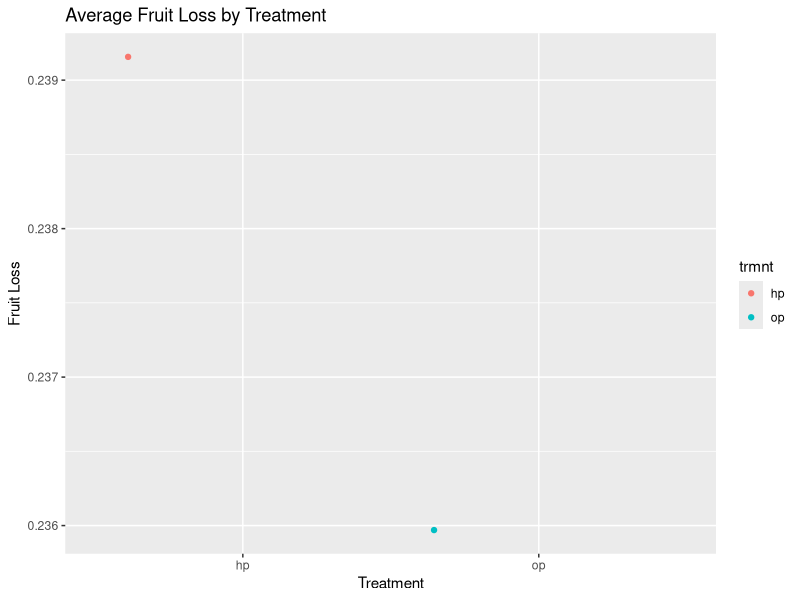
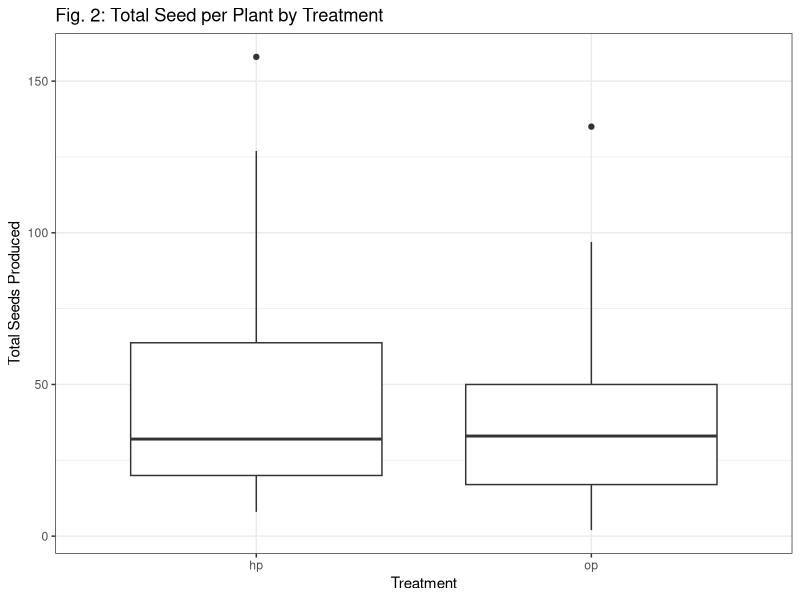
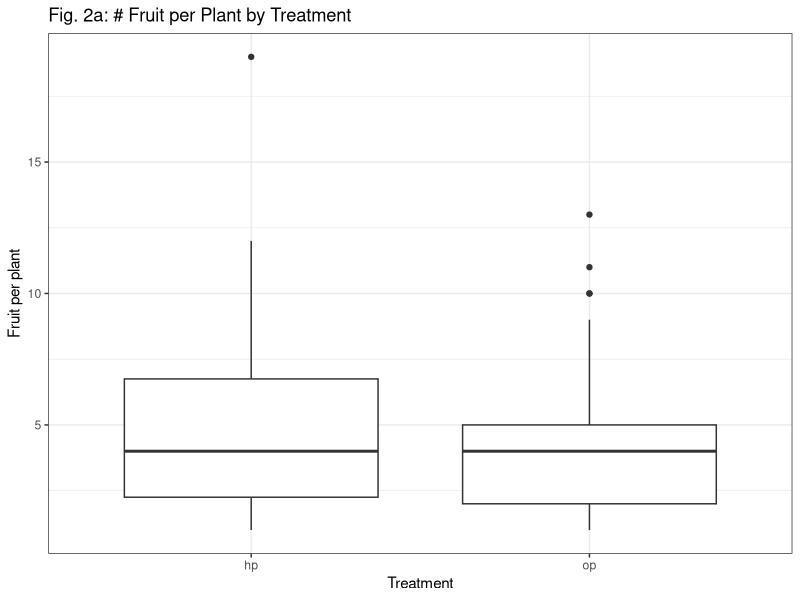
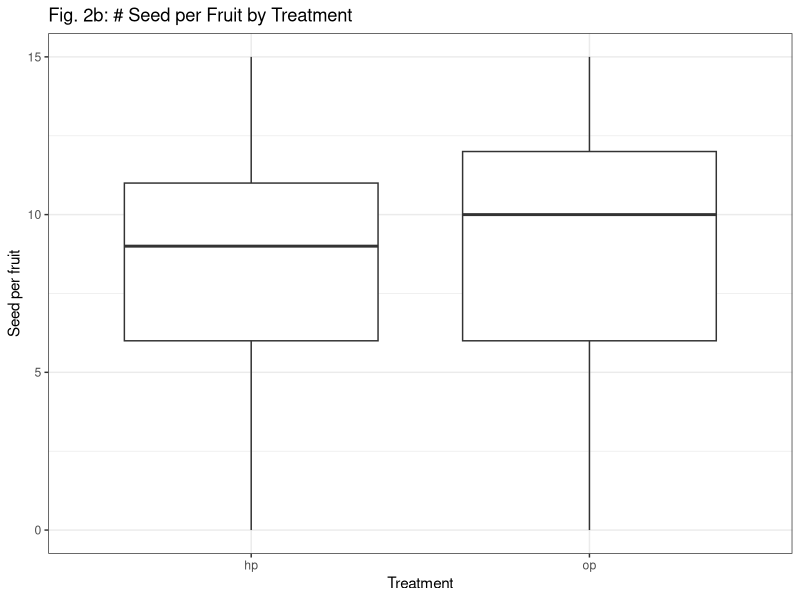
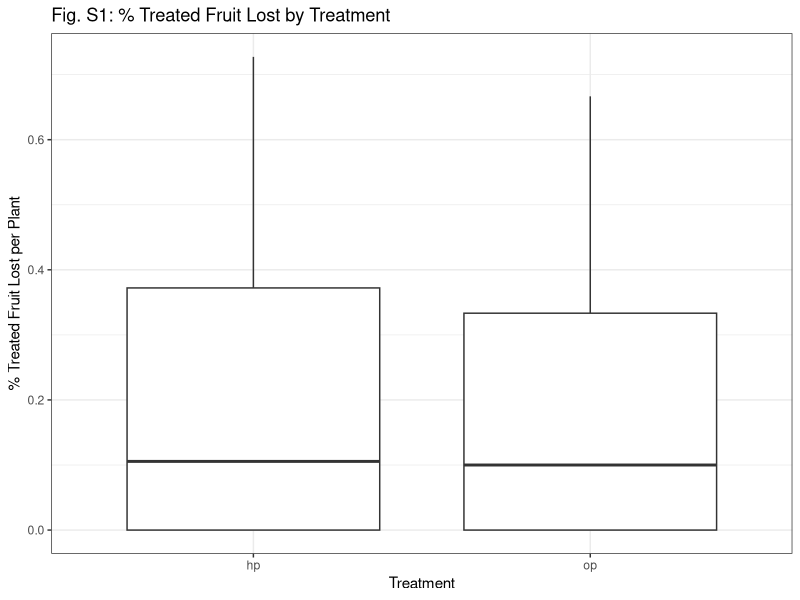
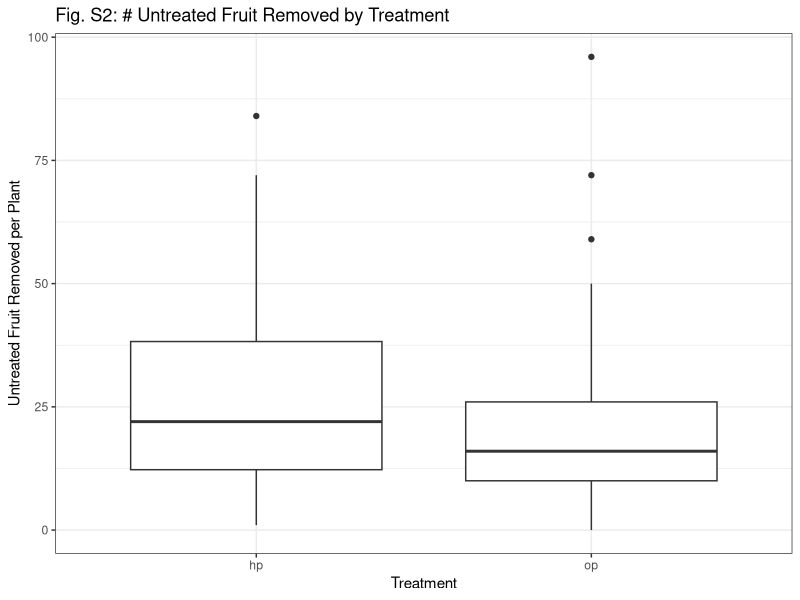
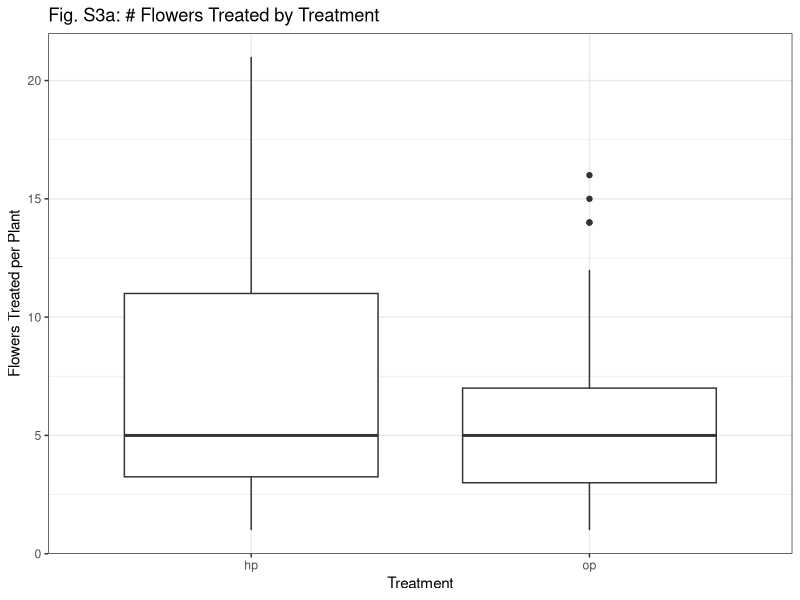
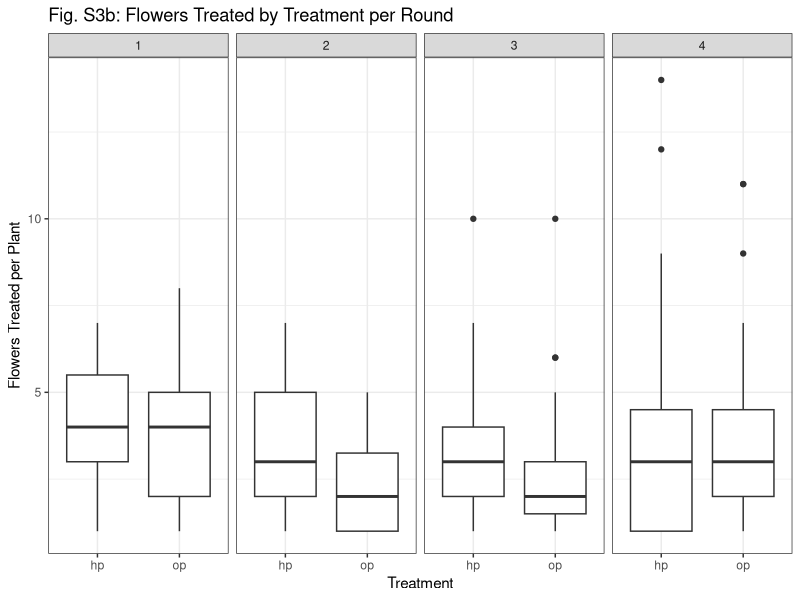

Reproduce these figures in R, in order. (Note: this script raises an error after producing the figures.)
### Jan 2019 code
#### data for summary tables and results section
library(tidyverse)
pollination<-read.csv("data/pollination_2017_pp_plant_trait.csv")
#upload seed data merged with the environmental data
seed_land<-read.csv("data/seed_land.csv")
seed_land<-seed_land%>%filter(plot=="hi")

# # of distinct plants used
pollination<-pollination%>%filter(plot=="hi")
n_distinct(pollination$ID) # of distinct plants

pollination%>% group_by(trmnt)%>% summarize(n_plants=n_distinct(ID)) # of times treated

# # of distinct plants we collected seed from
n_distinct(seed_land$ID)

# seed and fruit data summary
seed_tbl<-seed_land%>%
  filter(plot=="hi")%>% # select only the hi density plots
  group_by(trmnt)%>%
  summarise(n_plants=n_distinct(ID),n_fruit=n(),avg_seed=mean(total.seeds),median=median(total.seeds), 
                    sd=sd(total.seeds), var=var(total.seeds))
seed_tbl
mean(seed_tbl$n_fruit)
nrow(seed_land)


tot_seed_tbl<-seed_land%>%
  filter(plot=="hi")%>%
  group_by(trmnt,ID)%>%
  summarise(sum_seeds=sum(total.seeds), n_fruit=n())%>%
  group_by(trmnt)%>%
  summarise(n_plants=n(),total_fruit=sum(n_fruit),
            avg_n_fruit=mean(n_fruit), total_seeds=sum(sum_seeds),
            avg_sum_seeds=mean(sum_seeds), med_sum_seeds=median(sum_seeds),
            seeds_fruit=total_seeds/total_fruit,
            avg_seeds_fruit=avg_sum_seeds/avg_n_fruit)


# table of flowers treated, fruit recovered, and %fruit loss
flower_tbl<-seed_land%>%
  filter(plot=="hi")%>%
  group_by(trmnt,ID,round)%>%
  summarize(n_fruit=n(), n_flowers=(sum(flowers)/n()))%>%
  group_by(trmnt)%>%
    summarise(n_fruit_collected=sum(n_fruit),n_flowers_treated=sum(n_flowers),
              avg_fruit_coll=mean(n_fruit),avg_flowers_treated=mean(n_flowers),
              medfruit_coll=median(n_fruit),med_flowers_treated=median(n_flowers),
              frt_loss=1-(n_fruit_collected/n_flowers_treated))
ggplot(flower_tbl, aes(trmnt ,frt_loss, color=trmnt)) +geom_jitter()+ 
  labs(x="Treatment" ,y="Fruit Loss")+
  ggtitle("Average Fruit Loss by Treatment")

## table for untreated frt removal
mean_frt_rem<-seed_land%>%
  group_by(trmnt,ID,round)%>%
  summarize(frt_rem=(sum(frt_removed))/n())%>%
  group_by(trmnt,ID)%>%
  summarize(tot_frt_rem=sum(frt_rem))%>%
  group_by(trmnt)%>%
  summarize(mean_frt_rem=mean(tot_frt_rem), med_frt_rem=median(tot_frt_rem))

### PLOTS####



# fig 2. Boxplots of two treatments

#total seeds produced across all fruits collected for a plant 
seed_land%>%group_by(trmnt, ID)%>%
  summarize(sum_seed=sum(total.seeds))%>%
  ggplot(aes(trmnt ,sum_seed ))+geom_boxplot()+ theme_bw()+
  labs(x="Treatment" ,y="Total Seeds Produced")+
  ggtitle("Fig. 2: Total Seed per Plant by Treatment")
####

### Supplemental plots####

#fruits per plant
seed_land%>%
group_by(ID,trmnt)%>%
  summarize(n_fruit=n())%>%
  ggplot(aes(trmnt ,n_fruit)) +geom_boxplot()+ theme_bw()+
  labs(x="Treatment" ,y="Fruit per plant")+
  ggtitle("Fig. 2a: # Fruit per Plant by Treatment")
#seeds per fruit per plant
seed_land%>%
  ggplot(aes(trmnt ,total.seeds)) +geom_boxplot()+ theme_bw()+
  labs(x="Treatment" ,y="Seed per fruit")+
  ggtitle("Fig. 2b: # Seed per Fruit by Treatment")


#% treated fruit lost
seed_land%>%group_by(trmnt,ID,round)%>%
  summarize(n_fruit=n(), n_flowers=(sum(flowers)/n()))%>%
  group_by(trmnt,ID)%>%
  summarize(sum_fruit=sum(n_fruit), sum_flowers=sum(n_flowers),
            fruit_loss=1-(sum_fruit)/(sum_flowers))%>%
  ggplot(aes(trmnt ,fruit_loss))+geom_boxplot()+ theme_bw()+
  labs(x="Treatment" ,y="% Treated Fruit Lost per Plant")+
  ggtitle("Fig. S1: % Treated Fruit Lost by Treatment")
#supplement table 

# # fruit removed by trmnt
seed_land%>%
  group_by(trmnt,ID,round)%>%
  summarize(frt_rem=(sum(frt_removed))/n())%>%
  group_by(trmnt,ID)%>%
  summarize(tot_frt_rem=sum(frt_rem))%>%
  ggplot(aes(trmnt ,tot_frt_rem)) +geom_boxplot()+ theme_bw()+
  labs(x="Treatment" ,y="Untreated Fruit Removed per Plant")+
  ggtitle("Fig. S2: # Untreated Fruit Removed by Treatment")


## flower production total
seed_land%>%group_by(trmnt,ID,round)%>%
  summarize(n_fruit=n(), n_flowers=(sum(flowers)/n()))%>%
  group_by(trmnt,ID)%>%
  summarize(sum_fruit=sum(n_fruit), sum_flowers=sum(n_flowers),
            fruit_loss=1-(sum_fruit)/(sum_flowers))%>%
  ggplot(aes(trmnt ,sum_flowers))+geom_boxplot()+ theme_bw()+
  labs(x="Treatment" ,y="Flowers Treated per Plant")+
  ggtitle("Fig. S3a: # Flowers Treated by Treatment")



#3b
## flower production by round
seed_land%>%group_by(trmnt,ID,round)%>%
  summarize(n_fruit=n(), n_flowers=(sum(flowers)/n()))%>%
  ggplot(aes(trmnt ,n_flowers))+geom_boxplot()+ 
  facet_grid(.~round)+
theme_bw()+
  labs(x="Treatment" ,y="Flowers Treated per Plant")+
  ggtitle("Fig. S3b: Flowers Treated by Treatment per Round")
  
 ### didn't really change
  
  ##############
###############################
#pre 2019 code ## 
# Mostly tables but some plots
#########
  ### Pollinated Ovules /  Fruit

trmnt_tbl<-seed_land%>%
  group_by(round, ID,trmnt)%>%
  summarise(n_fruit=n(),n_flowers=sum(unique(flowers)),
            frt_loss=(1-(n_fruit/n_flowers)))%>% 
  group_by(ID,trmnt)%>%
  summarise(n_fruit=sum(n_fruit),n_flowers=sum(n_flowers),
            frt_loss=1-(n_fruit/n_flowers))=
  group_by(trmnt)%>%
  summarise(n_fruit=sum(n_fruit),n_flowers=sum(n_flowers),
            frt_loss=(1-(n_fruit/n_flowers))) 
  
ggplot(trmnt_tbl, aes(trmnt ,frt_loss, color=trmnt)) +geom_jitter()+ 
  labs(x="Treatment" ,y="Fruit Loss")+
  ggtitle("Average Fruit Loss by Treatment")


# table of mean, median, variance in poll_ovules

### These numbers seem to match Lee & Bazzaz 1982:
### Control plants in their study (no fruit removal) matured fruit w/ avg 11.3 ov and 11.1 devo seeds
### Plants with highest level of fruit removal (80% fruit removed) matured fruit w/ avg 9.9 ov and 8.2 seeds

### Other nuggets of info:
### We collected more HP fruit than OP fruit
### OP fruit had, on average, .5 more ovules than HP fruit.


# Pollinated Ovules/Total Ovules / Fruit

pollratio_tbl<-summarise(seed_land,fruit_count=n(), avg_pol=mean(poll_ovules/total.ovules), med_pol=median(poll_ovules/total.ovules),
                         var_pol=var(poll_ovules/total.ovules), sd_pol=sd(poll_ovules/total.ovules), 
                         coef_var_pol=(sd_pol/avg_pol))

pollratio_tbl



# Pollen Limitation (Total Ovules - Pollinated Ovules) / Fruit


pl_tbl<-summarise(seed_land,n_fruit=n(), avg=mean(poll_lim),median=median(poll_lim), 
                  sd=sd(poll_lim), var=var(poll_lim),coef_var=sd/avg)
pl_tbl




############
##### Site Response Variable Tables


#Total Seeds / Site

#Seeds collected per site

seed_site_total<- seed_land %>%
  group_by(site) %>%
  summarise(fruit_count = n(), seeds=sum(total.seeds),avg_seeds=mean(total.seeds), med_seeds=median(total.seeds),
            sd_seeds=sd(total.seeds), var_seeds=var(total.seeds))
seed_site_total

### seeds collected per site, round, and treatment

seed_site<- seed_land %>%
  group_by(site,prop.c,round,trmnt) %>%
  summarise(fruit_count = n(), seeds=sum(total.seeds),avg_seeds=mean(total.seeds), med_seeds=median(total.seeds),
            sd_seeds=sd(total.seeds), var_seeds=var(total.seeds))

seed_site



#Pollen Limitation / Site Table + Scatter plots

#Degree of pollen limitation (Poll ovules - total ovules) per fruit at the site level

### Pollen Limitation by site and round
pl_site<- seed_land %>%
  group_by(site,prop.c,trmnt) %>%
  summarise(fruit_count = n(), avg_pl=mean(poll_lim), med_pl=median(poll_lim),
            var_pl=var(poll_lim), sd_pl=sd(poll_lim), coef_var_pl=(sd_pl/avg_pl))


#ggplot(pl/site, aes(reorder(site,prop.c), avg_pl)) + geom_violin(draw_quantiles=.5) +ggtitle("avgPL by Site")
ggplot(pl_site, aes(prop.c,avg_pl,color=trmnt)) +geom_jitter() +
  ggtitle("Avg PL by % Development")+geom_smooth(method=lm,se=FALSE)

ggplot(pl_site, aes(prop.c,med_pl, color=trmnt)) +geom_point() +
  ggtitle("Med PL by % Development") +geom_smooth(method=lm,se=FALSE)


ggplot(pl_site, aes(prop.c,var_pl, color=trmnt)) +geom_point()+
  geom_smooth(method=lm, se=FALSE) +ggtitle("Variance in PL by % Development")


ggplot(pl_site, aes(prop.c,coef_var_pl)) +geom_point(aes(color=site)) +ggtitle("CV of PL by % Development")



####
# Pollinated Ovules / Site Table

#Number Ovules pollinated in a fruit at the site level

####
pol_ov_site<- seed_land %>%
  group_by(site,prop.c) %>%
  summarise(fruit_count = n(), avg_pol=mean(poll_ovules), med_pol=median(poll_ovules),
            var_pol=var(poll_ovules), sd_pol=sd(poll_ovules), coef_var_pol=(sd_pol/avg_pol))


ggplot(pol_ov_site, aes(prop.c,avg_pol)) +geom_point(aes(color=site)) +ggtitle("Avg Pol Ov by % Development")

ggplot(pol_ov_site, aes(prop.c,med_pol)) +geom_point(aes(color=site)) +ggtitle("Med Poll Ov by % Development")

ggplot(pol_ov_site, aes(prop.c,var_pol)) +geom_point(aes(color=site)) +ggtitle("Variance in Pol Ov by % Development")

ggplot(pol_ov_site, aes(prop.c,coef_var_pol)) +geom_point(aes(color=site)) +ggtitle("CV of Pol Ov by % Development")


# Pollinated Ovule/Virgin Ovules / Site & % Developed

#The proportion of available ovules pollinated in a fruit at the site level


polr_Site<- seed_land %>%
  group_by(site,prop.c,trmnt) %>%
  summarise(fruit_count=n(), avg_pol=mean(poll_ovules/total.ovules), med_pol=median(poll_ovules/total.ovules),
            var_pol=var(poll_ovules/total.ovules), sd_pol=sd(poll_ovules/total.ovules), 
            coef_var_pol=(sd_pol/avg_pol))



ggplot(pol_ratio_site , aes(prop.c,avg_pol)) +geom_point(aes(color=site))  

+ggtitle("Avg Pol Ratio by % Development")

ggplot(pol_ratio_site, aes(prop.c,med_pol)) +geom_point(aes(color=site)) +ggtitle("Med Poll Ov Ratio by % Development")

ggplot(pol_ratio_site, aes(prop.c,var_pol)) +geom_point(aes(color=site)) +ggtitle("Variance in Pol Ov Ratio by % Development")

ggplot(pol_ratio_site, aes(prop.c,coef_var_pol)) +geom_point(aes(color=site)) +ggtitle("CV of Pol Ov Ratio by % Development")           

######################################
# Big ole tables of response variables-->
#  Treatment/Site & % Developed
 # & Treatment/Site x Round & % Devo
####################################

### The ratio of pollinated ovules/total ovules and total - pollinated responses are decreasing 
### with increasing agricultural development around site.
### let's look at how treatments are influencing these results

### First let's build a big table including all response variables

#Running avg, med, var for each response variable:
# Pollinated Ovules/TOtal Ovules (pr), TotOv-PolOv (Topo), pollinated ovules (polov), and seed (seed)
### Maybe add total.seeds/total.ovules (so)??


trmnt_sitexx<- seed_land %>%# initially group by ID
  group_by(site,prop.c,plot,trmnt,ID) %>%
  summarise(fruit_count=n(), avg_pr=mean(poll_ovules/total.ovules), med_pr=median(poll_ovules/total.ovules),
            var_pr=var(poll_ovules/total.ovules), avg_topo=mean(total.ovules-poll_ovules),
           var_topo=var(total.ovules-poll_ovules),
            avg_polov=mean(poll_ovules), var_polov=var(poll_ovules), 
            avg_seed=mean(total.seeds), var_seed= var(total.seeds),avg_so=mean(total.seeds/total.ovules),
           var_so=var(total.seeds/total.ovules))%>%
#Now filter out plant with 1 observation, as these observations may skew the data
filter(fruit_count>1) %>%
  filter(plot=="hi")%>%
  group_by(site, prop.c,plot,trmnt)%>%
  summarise(fruit_count=sum(fruit_count), avg_pr=mean(avg_pr), med_pr=median(med_pr), 
            var_pr=mean(var_pr), avg_topo=mean(avg_topo), var_topo=mean(var_topo), 
            avg_polov=mean(avg_polov), var_polov=mean(var_polov), 
            avg_seed=mean(avg_seed), var_seed= mean(var_seed), avg_so=mean(avg_so), var_so=mean(var_so))


### Same table, but keep plants with 1 fruit
trmnt_site_1<- seed_land %>%# initially group by ID
  group_by(site,prop.c,plot,trmnt) %>%
  summarise(fruit_count=n(), avg_pr=mean(poll_ovules/total.ovules), med_pr=median(poll_ovules/total.ovules),
            var_pr=var(poll_ovules/total.ovules), avg_topo=mean(total.ovules-poll_ovules),
            var_topo=var(total.ovules-poll_ovules),
            avg_polov=mean(poll_ovules), var_polov=var(poll_ovules), 
            avg_seed=mean(total.seeds), var_seed= var(total.seeds), avg_so=mean(total.seeds/total.ovules),
            var_so=var(total.seeds/total.ovules))

#### Same tables, but with round also included

trmnt_site_rd<- seed_land %>%# initially group by ID
  group_by(site,round, prop.c,trmnt,ID) %>%
  summarise(fruit_count=n(), avg_pr=mean(poll_ovules/total.ovules), med_pr=median(poll_ovules/total.ovules),
            var_pr=var(poll_ovules/total.ovules), avg_topo=mean(total.ovules-poll_ovules),
            var_topo=var(total.ovules-poll_ovules),
            avg_polov=mean(poll_ovules), var_polov=var(poll_ovules), 
            avg_seed=mean(total.seeds), var_seed= var(total.seeds), avg_so=mean(total.seeds/total.ovules),
            var_so=var(total.seeds/total.ovules))%>%
  #Now filter out plant with 1 observation, as these observations may skew the data
  filter(fruit_count>1) %>%
  filter(plot=="hi")%>%
  group_by(site,round, prop.c,trmnt)%>%
  summarise(fruit_count=sum(fruit_count), avg_pr=mean(avg_pr), med_pr=median(med_pr), 
            var_pr=mean(var_pr), avg_topo=mean(avg_topo), var_topo=mean(var_topo), 
            avg_polov=mean(avg_polov), var_polov=mean(var_polov), 
            avg_seed=mean(avg_seed), var_seed= mean(var_seed),avg_so=mean(avg_so), var_so=mean(var_so))


### Same table, but keep plants with 1 fruit
trmnt_site_rd_1<- seed_land %>%# initially group by ID
  group_by(site,round,prop.c,trmnt) %>%
  summarise(fruit_count=n(), avg_pr=mean(poll_ovules/total.ovules), med_pr=median(poll_ovules/total.ovules),
            var_pr=var(poll_ovules/total.ovules), avg_topo=mean(total.ovules-poll_ovules),
            var_topo=var(total.ovules-poll_ovules),
            avg_polov=mean(poll_ovules), var_polov=var(poll_ovules), 
            avg_seed=mean(total.seeds), var_seed= var(total.seeds),avg_so=mean(total.seeds/total.ovules),
            var_so=var(total.seeds/total.ovules))

####################
#### Plots ####
########################
######

### Site only plots#####

#########
### Polr

### Plot of avg polr
ggplot(trmnt_sitexx, aes(prop.c,avg_pr, color=trmnt)) +geom_point()+
  ggtitle("Avg Pol Ratio by % Development") +geom_smooth(method=lm,se=FALSE)
### Intercept HP ~ .85, Intercept OP ~.9 
### Slope is slightly lower in op
### As prop.c increases avg polr (pollinated ovules/total Ovules) decreases
### this decrease is more intense in op but never crosses hp line
### Adding CIs shows significant overlap
### PR starts at difference of ~.05 between hp and op
### Or ~.55 fewer ovules for hp fruit
### This reduces down to a ~.01-.02 difference in hp and op PR at high develpment
### Or ~.11-.22 fewer ovules for hp fruit.


### Now compare if we drop single fruits
ggplot(trmnt_site, aes(prop.c,avg_pr, color=trmnt)) +geom_point()+
  ggtitle("Avg Pol Ratio by % Development") +geom_smooth(method=lm,se=FALSE)
### Now slopes are effectively equal. OP intercept is a little lower as well.
### Interpretation: pr in hp is ~ .03-.05 less than op. 
### There were ~11 total ovules per fruit, so this works out to ~.33-.55 fewer pollinated ovules in HP fruit
###
### Plot of var polr without dropping single fruit plants  
ggplot(trmnt_site_1, aes(prop.c,var_pr, color=trmnt)) +geom_point() +
  ggtitle("Variance in Pol Ov Ratio by % Development") +geom_smooth(method=lm, se=FALSE)
### Intercept higher for hp, indicating treating flowers added a small amount of variability
### but slope higher in op, leading to higher variability at higher prop.c
### So, prop.c had a marginally stronger effect on op plant PR. 
### had there been pollen limitation we would notice either a sharper slope for OP or a higher intercept
### in general variability seems low.
##


ggplot(trmnt_site, aes(prop.c,var_pr, color=trmnt)) +geom_point() +
  ggtitle("Variance in Pol Ov Ratio by % Development") +geom_smooth(method=lm, se=FALSE)

##Slope in HP plants almost 0. 
#Indicates there was just some variability inherent for treating across all propc
## Slope in op higher. Indicates variability grows with increasing prop.c, approaching variability in treating
# Intercepts ~ .043 HP and ~.0225 OP.
## Biggest change was to Staples, which seems to have had many single fruit plants 
# Takeaway: The amount of variability added by treatment exceeds that created by the gradient
# Prop. c didn't influence HP plants, indicating HP treatments were likely consistently effective
# BUT they seem to have been marginally detrimental to pollination of ovules.

###############
### Seed Set


ggplot(trmnt_site_1, aes(prop.c,avg_seed, color=trmnt)) +geom_point()+
  ggtitle("Avg Seed per fruit by % Development") +geom_smooth(method=lm,se=FALSE)
### INTERP:


### Now compare if we drop single fruits
ggplot(trmnt_sitexx, aes(prop.c,avg_seed, color=trmnt)) +geom_point()+
  ggtitle("Avg Seed per fruit by % Development") +geom_smooth(method=lm,se=FALSE)
### INTERP: ~.5 fewer seeds in hp at lowest pop.c, to 0 difference at highest prop.c
### HP treatment consistent, but either depressed sed set slightly 
### OR plant level effects and low sample size are skewing prop.c effect (probs a little of both)

ggplot(trmnt_site_1, aes(prop.c,var_seed, color=trmnt)) +geom_point() +
  ggtitle("Variance in seed per fruitRatio by % Development") +geom_smooth(method=lm, se=FALSE)
### INTERP: var same for op & hp at intercept but slope higher for op.
### hp treatment doesn't mute the effect of prop.c, small sample size may be skewing +plant level effects


ggplot(trmnt_site, aes(prop.c,var_seed, color=trmnt)) +geom_point() +
  ggtitle("Variance in seed/fruit % Development") +geom_smooth(method=lm, se=FALSE)
### Interp:
### Doesn't seem to be a relationship. lots of variability in one site.
### 


#########
##### topo 


ggplot(trmnt_site_1, aes(prop.c,avg_topo, color=trmnt)) +geom_point()+
  ggtitle("Avg total - pollinated ovules per fruit by % Development") +geom_smooth(method=lm,se=FALSE)
### INTERP: hp treatment fruit ~.4-.5 fewer ovules at low prop.c to .1 or less at high.


### Now compare if we drop single fruits
ggplot(trmnt_sitexx, aes(prop.c,avg_topo, color=trmnt)) +geom_point()+
  ggtitle("Avg total - pollinated ovules per fruit by % Development") +geom_smooth(method=lm,se=FALSE)
### INTERP: slopes decreased after dropping single fruits
### hp treatment fruit cosistently .3-.4 ovules fewer than op fruit

ggplot(trmnt_site_1, aes(prop.c,var_topo, color=trmnt)) +geom_point() +
  ggtitle("Variance in total- pollinated ovules per fruit by % Development") +geom_smooth(method=lm, se=FALSE)
### INTERP: Var increases for both treatments, slightly quicker for op.

ggplot(trmnt_site, aes(prop.c,var_topo, color=trmnt)) +geom_point() +
  ggtitle("Variance in Total -pollinated ovules per fruit by % Development") +geom_smooth(method=lm, se=FALSE)

### Interp: var higher in hp by a large amount once you get rid of singletons...
### topo may follow negative binomial; plot looks similar to averages
### so higher levels of topo have a higher level of variability **in general**
### We'll see if this holds


#####
## Polov


ggplot(trmnt_site_1, aes(prop.c,avg_polov, color=trmnt)) +geom_point()+
  ggtitle("Avg pollinated ovules per fruit by % Development") +geom_smooth(method=lm,se=FALSE)
### INTERP: 9 pollinated ovules per fruit in hp plants versus 10 at sites with low development
## much sharper slope in op plants


### Now compare if we drop single fruits
ggplot(trmnt_sitexx, aes(prop.c,avg_polov, color=trmnt)) +geom_point()+
  ggtitle("Avg pollinated ovules by % Development") +geom_smooth(method=lm,se=FALSE)
### INTERP: slopes decreased after dropping single fruits
### almost complete flat slope in hp fruits; about 8.7 ovules per fruit at all levels of prop.c
### compared to op frits that have about 9.6 ovules per fruit down to 8.7 at high prop.c 
### treatments were consistent, but slightly depressed seed set 
### OR site level effects are skewing that level of development
### OR plant level effects and who the fruit are coming form is drivng data
###

ggplot(trmnt_site_1, aes(prop.c,var_polov, color=trmnt)) +geom_point() +
  ggtitle("Variance in pollinated ovules by % Development") +geom_smooth(method=lm, se=FALSE)
### INTERP: var same for op & hp at intercept but slope higher for op.
### hp treatment doesn't mute the effect of prop.c, small sample size may be skewing +plant level effects


ggplot(trmnt_site, aes(prop.c,var_polov, color=trmnt)) +geom_point() +
  ggtitle("Variance in pollinated ovules by % Development") +geom_smooth(method=lm, se=FALSE)
### Interp: variance starts out low in op plants but shoots up over that of hp plants






###Site X Round plots

### topo

ggplot(trmnt_site_rd_1, aes(prop.c,avg_topo, color=trmnt)) +geom_point()+facet_grid(.~round)+
  ggtitle("Avg total - pollinated ovules per fruit by % Development") +geom_smooth(method=lm,se=FALSE)
### INTERP: All over the damn place


### Now compare if we drop single fruits
ggplot(trmnt_site_rd, aes(prop.c,avg_topo, color=trmnt)) +geom_point()+facet_grid(.~round)+
  ggtitle("Avg total - pollinated ovules per fruit by % Development") +geom_smooth(method=lm,se=FALSE)
### INTERP: 

ggplot(trmnt_site_rd_1, aes(prop.c,var_topo, color=trmnt)) +geom_point() +facet_grid(.~round)+
  ggtitle("Variance in total- pollinated ovules per fruit by % Development") +geom_smooth(method=lm, se=FALSE)
### INTERP: Variance in rd one hp fruit declines at higher values of prop.

ggplot(trmnt_site_rd, aes(prop.c,var_topo, color=trmnt)) +geom_point() +facet_grid(.~round)+
  ggtitle("Variance in Total -pollinated ovules per fruit by % Development") +geom_smooth(method=lm, se=FALSE)

########
### Polr

### Plot of avg polr


ggplot(trmnt_site_rd_1, aes(prop.c,avg_pr, color=trmnt)) +geom_point()+ facet_grid(.~round)+
  ggtitle("Avg Pol Ratio by % Development") +geom_smooth(method=lm,se=FALSE)

### 

### Now compare if we drop single fruits
ggplot(trmnt_site_rd, aes(prop.c,avg_pr, color=trmnt)) +geom_point()+ facet_grid(.~round)+
  ggtitle("Avg Pol Ratio by % Development (Drop Single Fruits)") +geom_smooth(method=lm,se=FALSE)



### Plot of var polr without dropping single fruit plants  
ggplot(trmnt_site_rd_1, aes(prop.c,var_pr, color=trmnt)) +geom_point() +facet_grid(.~round)+
  ggtitle("Variance in Pol Ov Ratio by % Development") +geom_smooth(method=lm, se=FALSE)



ggplot(trmnt_site_rd, aes(prop.c,var_pr, color=trmnt)) +geom_point() +facet_grid(.~round)+
  ggtitle("Variance in Pol Ov Ratio by % Development (Drop Single Fruits)") +geom_smooth(method=lm, se=FALSE)

# Variance very high in round 4, particularly in op fruit
# Variance in general low
#
ggplot(trmnt_site_rd_1, aes(prop.c,avg_seed, color=trmnt)) +geom_point()+facet_grid(.~round)+
  ggtitle("Avg Seed per fruit by % Development") +geom_smooth(method=lm,se=FALSE)
### INTERP:



### Now compare if we drop single fruits
ggplot(trmnt_site_rd, aes(prop.c,avg_seed, color=trmnt)) +geom_point()+facet_grid(.~round)+
  ggtitle("Avg Seed per fruit by % Development") +geom_smooth(method=lm,se=FALSE)


ggplot(trmnt_site_rd_1, aes(prop.c,var_seed, color=trmnt)) +geom_point() +facet_grid(.~round)+
  ggtitle("Variance in seed per fruitRatio by % Development") +geom_smooth(method=lm, se=FALSE)


ggplot(trmnt_site_rd, aes(prop.c,var_seed, color=trmnt)) +geom_point() +
  ggtitle("Variance in seed/fruit % Development") +geom_smooth(method=lm, se=FALSE)





#########################################
#########################################


#######
### Plant Level Response Variables==> generate tables and pass models
####

### Diff in HP-OP####

##First we need to generate averages and totals for each plot for each response variable we're interested in
HPOP_plant<-seed_land %>%
  group_by(prop.c,site,plot, trmnt)%>% 
  summarise(fruit_count=n(),seed_total=sum(total.seeds), avg_seeds=mean(total.seeds),
            total_pol=sum(poll_ovules),avg_pol=mean(poll_ovules))%>%

  filter(plot=="hi")

HPOP_plot<-HPOP_plant %>%
summarise(seed_diff= (seed_total[trmnt=="hp"])-(seed_total[trmnt=="op"]), 
          avg_seed_diff=(avg_seeds[trmnt=="hp"])-(avg_seeds[trmnt=="op"]),
          pollov_diff=(total_pol[trmnt=="hp"])-(total_pol[trmnt=="op"]),
          avg_pollov_diff=(avg_pol[trmnt=="hp"])-(avg_pol[trmnt=="op"] ))
   
### DROP LO DENSITY FRUIT        
##First we need to generate averages and totals for each plot for each response variable we're interested in
HPOP_droplo<-seed_land %>%
  group_by(prop.c,site,plot,trmnt,ID)%>% 
  summarise(fruit_count=n(),seed_total=sum(total.seeds), avg_seeds=mean(total.seeds),
            total_pol=sum(poll_ovules),avg_pol=mean(poll_ovules)) %>%
  #Now we need to pass this table to a new argument that will subtract the OP row from the HP row 
  #(or vice versa)
  # We should drop the low density treatment fruit from this to make the  observations more consistent
  filter(plot=="hi")%>%
  summarise(seed_diff= (seed_total[trmnt=="hp"])-(seed_total[trmnt=="op"]), 
            avg_seed_diff=(avg_seeds[trmnt=="hp"])-(avg_seeds[trmnt=="op"]),
            pollov_diff=(total_pol[trmnt=="hp"])-(total_pol[trmnt=="op"]),
            avg_pollov_diff=(avg_pol[trmnt=="hp"])-(avg_pol[trmnt=="op"] ))




### intact data set
ggplot(HPOP_plot, aes(prop.c,avg_seed_diff)) +geom_point()+
  ggtitle("Avg diff in seed between trmnts by % Development") +geom_smooth(method=lm,se=FALSE)

### droplow density
ggplot(HPOP_droplo, aes(prop.c,avg_seed_diff)) +geom_point()+
  ggtitle("Avg diff in seed between trmnts by % Development (Drop low)") +geom_smooth(method=lm,se=FALSE)

### intact data set
ggplot(HPOP_plot, aes(prop.c,avg_pollov_diff)) +geom_point()+
  ggtitle("Avg diff in pollovs between trmnts by % Development") +geom_smooth(method=lm,se=FALSE)

### droplow density
ggplot(HPOP_droplo, aes(prop.c,avg_pollov_diff)) +geom_point()+
  ggtitle("Avg diff in pollovs between trmnts by % Development (Drop low)") +geom_smooth(method=lm,se=FALSE)







 #seeds_op=sum(total.seeds [which(seed_land$trmnt=="op"),]), HPOP=seeds_hp-seeds_op)

ggplot(seed_plant,aes(trmnt,avg_seeds))+geom_violin(draw_quantiles=.5)
ggplot(seed_plant,aes(trmnt,med_seeds))+geom_violin(draw_quantiles=.5)

ggplot(seed_plant,aes(prop.c,med_seeds))+geom_jitter(aes(color=site))
ggplot(seed_plant,aes(prop.c,avg_seeds))+geom_jitter(aes(color=site))
ggplot(seed_plant,aes(prop.c,var_seeds))+geom_jitter(aes(color=site))
ggplot(seed_plant,aes(prop.c,CV_seeds))+geom_jitter(aes(color=site))


#Total seeds collected / plant


seed_plant<- seed_land %>%
  group_by(prop.c,site,ID, trmnt)%>%
  summarise(fruit_count=n(),seed_total=sum(total.seeds), avg_seeds=mean(total.seeds), med_seeds=median(total.seeds), 
            var_seeds=var(total.seeds), sd_seeds=sd(total.seeds), CV_seeds=sd_seeds/avg_seeds)

ggplot(seed_plant,aes(trmnt,avg_seeds))+geom_violin(draw_quantiles=.5)
ggplot(seed_plant,aes(trmnt,med_seeds))+geom_violin(draw_quantiles=.5)

ggplot(seed_plant,aes(prop.c,med_seeds))+geom_jitter(aes(color=site))
ggplot(seed_plant,aes(prop.c,avg_seeds))+geom_jitter(aes(color=site))
ggplot(seed_plant,aes(prop.c,var_seeds))+geom_jitter(aes(color=site))
ggplot(seed_plant,aes(prop.c,CV_seeds))+geom_jitter(aes(color=site))



#Pollinated Ovules / Plant table


### Pollinated ovules x plant table
pollov_plant<-seed_land %>%
  group_by(site,round, prop.c,ID,trmnt)%>%
  summarise(fruit_count=n(), avg_pol=mean(poll_ovules), med_pol=median(poll_ovules),
            var_pol=var(poll_ovules), sd_pol=sd(poll_ovules), cv_pol=(sd_pol/avg_pol))

ggplot(pollov_plant, aes(trmnt,med_pol)) +geom_violin(draw_quantiles=.5) +ggtitle("Plant lvl Avg of Pol Ovs by treatment")

ggplot(pollov_plant, aes(trmnt,med_pol)) +geom_violin(draw_quantiles=.5) +ggtitle("Plant lvl median of Pol Ovs by treatment")

ggplot(pollov_plant, aes(trmnt,var_pol)) +geom_violin(draw_quantiles=.5) +ggtitle("Var Estimate of Pol Ovs by treatment")
ggplot(pollov_plant, aes(trmnt,cv_pol)) +geom_violin(draw_quantiles=.5) +ggtitle("Cv of Pol Ovs by treatment")

ggplot(pollov_plant, aes(prop.c,avg_pol)) +geom_jitter(aes(color=site)) 
ggplot(pollov_plant, aes(prop.c,med_pol)) +geom_jitter(aes(color=site)) 

ggplot(pollov_plant, aes(prop.c,var_pol)) +geom_jitter(aes(color=site)) 

ggplot(pollov_plant, aes(prop.c,cv_pol)) +geom_jitter(aes(color=site))


#Pollinated Ovule Ratio / Plant table

pol_ratio_plant<-seed_land %>%
  group_by(site,round, prop.c, ID,trmnt)%>% 
  summarise(fruit_count=n(), avg_pol=mean(poll_ovules/total.ovules), med_pol=median(poll_ovules/total.ovules),
            var_pol=var(poll_ovules/total.ovules), sd_pol=sd(poll_ovules/total.ovules), 
            coef_var_pol=sd_pol/avg_pol)

ggplot(pol_ratio_plant, aes(trmnt,avg_pol)) +geom_violin(draw_quantiles=.5)+
  ggtitle(" Mean Ratio of Pollinated Ovules per Treatment")

ggplot(pol_ratio_plant, aes(trmnt,avg_pol)) +geom_violin(draw_quantiles=.5)+
  ggtitle(" Median Ratio of Pollinated Ovules per Treatment")

ggplot(pol_ratio_plant, aes(trmnt,avg_pol)) +geom_violin(draw_quantiles=.5)+
  ggtitle(" Var of Ratio of Pollinated Ovules per Treatment")

ggplot(pol_ratio_plant, aes(trmnt,avg_pol)) +geom_violin(draw_quantiles=.5)+
  ggtitle(" CV of Ratio of Pollinated Ovules per Treatment")

ggplot(pol_ratio_plant, aes(prop.c,avg_pol)) +geom_jitter(aes(color=site))+
  ggtitle("Change in Mean Ratio of Pollinated Ovule with % Developed")
ggplot(pol_ratio_plant, aes(prop.c,med_pol)) +geom_jitter(aes(color=site))+
  ggtitle("Change in Median Ratio of Pollinated Ovule with % Developed")
ggplot(pol_ratio_plant, aes(prop.c,var_pol)) +geom_jitter(aes(color=site))+
  ggtitle("Change in Ratio of Pollinated Ovule Variance with % Developed")
ggplot(pol_ratio_plant, aes(prop.c,coef_var_pol)) +geom_jitter(aes(color=site)) +
  ggtitle("Change in Ratio of Pollinated Ovule CV with % Developed")



#Pollen Limitation / Plant table


pl_plant<-seed_land%>%
  group_by(site,round, prop.c,ID,trmnt)%>%
  summarise(frt_coll=n(),trtd_flwrs=sum(unique(flowers)),frt_flw_ratio= frt_coll/trtd_flwrs,
            avg_pl=mean(poll_lim), med_pl=median(poll_lim),
            sd_pl=sd(poll_lim), var_pl=var(poll_lim), cv_pl=(sd_pl/avg_pl))

pl_plant%>%
  ggplot( aes(trmnt,avg_pl)) +geom_violin(draw_quantiles=.5)+
  ggtitle(" Mean Pollen Limitation per Treatment")

pl_plant%>%
  ggplot(aes(trmnt,med_pl)) +geom_violin(draw_quantiles=.5)+
  ggtitle(" Median Pollen Limitation per Treatment")

pl_plant%>%
  ggplot( aes(trmnt,var_pl)) +geom_violin(draw_quantiles=.5)+
  ggtitle(" Var of Pollen Limitation per Treatment")

pl_plant%>%
  ggplot( aes(trmnt,cv_pl)) +geom_violin(draw_quantiles=.5)+
  ggtitle(" CV of Pollen Limitation per Treatment")
pl_plant%>%
  ggplot( aes(prop.c,avg_pl)) +geom_jitter(aes(color=site))+
  ggtitle("Change in Mean PL with % Developed")

pl_plant%>%
  ggplot( aes(prop.c,med_pl)) +geom_jitter(aes(color=site))+
  ggtitle("Change in Median PL with % Developed")

pl_plant%>%
  ggplot( aes(prop.c,var_pl)) +geom_jitter(aes(color=site))+
  ggtitle("Change in PL Variance with % Developed")

pl_plant%>%
  ggplot(aes(prop.c,cv_pl)) +geom_jitter(aes(color=site)) +
  ggtitle("Change in PL CV with % Developed")


### HP- OP 



#purrr
##### Not sure if this is actually useful without a bit more work on manipulating the table
# let's group fruits by plant

n_distinct(seed_land$ID) # # of unique plants we collected seeds from
n_seeds <- seed_land %>% # pipeline passes outpute from this line of code to next line, simplifying code
  group_by(ID) %>% #I've passed the seed_land df to this line, and would like to group it by the unique ID of the plant
  mutate(.,coll_fruits=n())%>% # number of fruit collected per plant
  nest() 
nrow(n_seeds) # should match n_distinct from seed_land df


#use unnest to pull the nested dataframe back into shape.


##m_seeds is a nested data frame containing all of the fruit seed count data for a given plant'


### # of fruit collected at each site, the average number of fruit per plant, median, etc.

###plot fruit count data for each treatment and round!


ggplot(m_seeds,aes(trmnt,(coll_fruits)))+geom_violin(aes(color=trmnt)) 



#################
# We can aslo pass n_seeds through a function using mutate and map to count fruit per plant
count_f <- function(df)
  {count=nrow(df)} ## function that counts number of fruit for a given plant

m_seeds <- n_seeds%>%
  mutate(coll_fruit = map(data, count_f))%>%
  nest()# use mutate and map to apply function to n_seeds
length(m_seeds$coll_fruit) #length should match number of rows from n_seeds

### However, this creates a separate column not included within the original nested dataframe.
